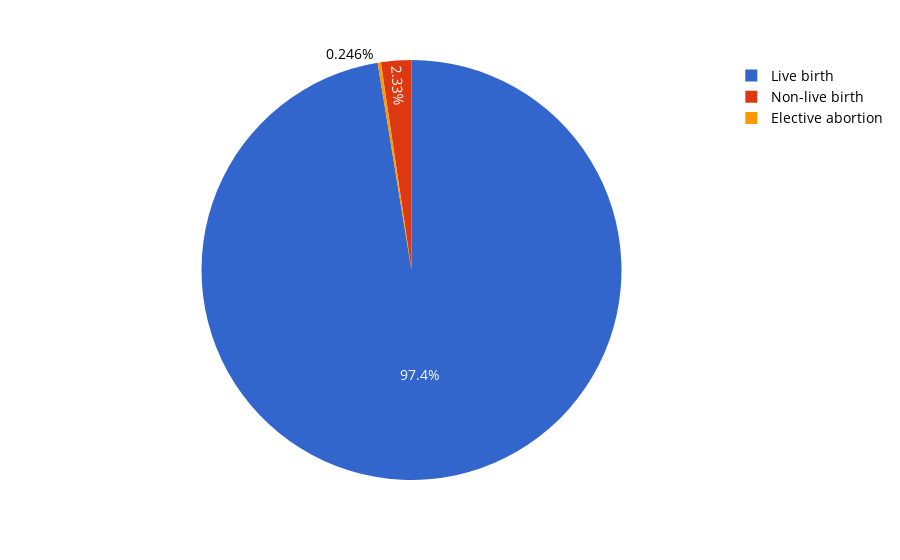

Notebook code cell kept with this figure:
### Code cell
outcome = pd.DataFrame(data)

fig = px.pie(outcome, names='Birth outcome',values='count')
fig.update_layout(template=custom_template,)
fig.show()

### Figure 1 — Plotly figure (JSON) as saved in the notebook; plotly's stock layout.template omitted (floating-point values rounded to 4 significant figures)
{"data": [{"domain": {"x": [0, 1], "y": [0, 1]}, "hovertemplate": "Birth outcome=%{label}<br>count=%{value}<extra></extra>", "labels": ["Live birth", "Non-live birth", "Elective abortion"], "legendgroup": "", "name": "", "showlegend": true, "type": "pie", "values": [793, 19, 2]}], "layout": {"legend": {"tracegroupgap": 0}, "margin": {"t": 60}}}
